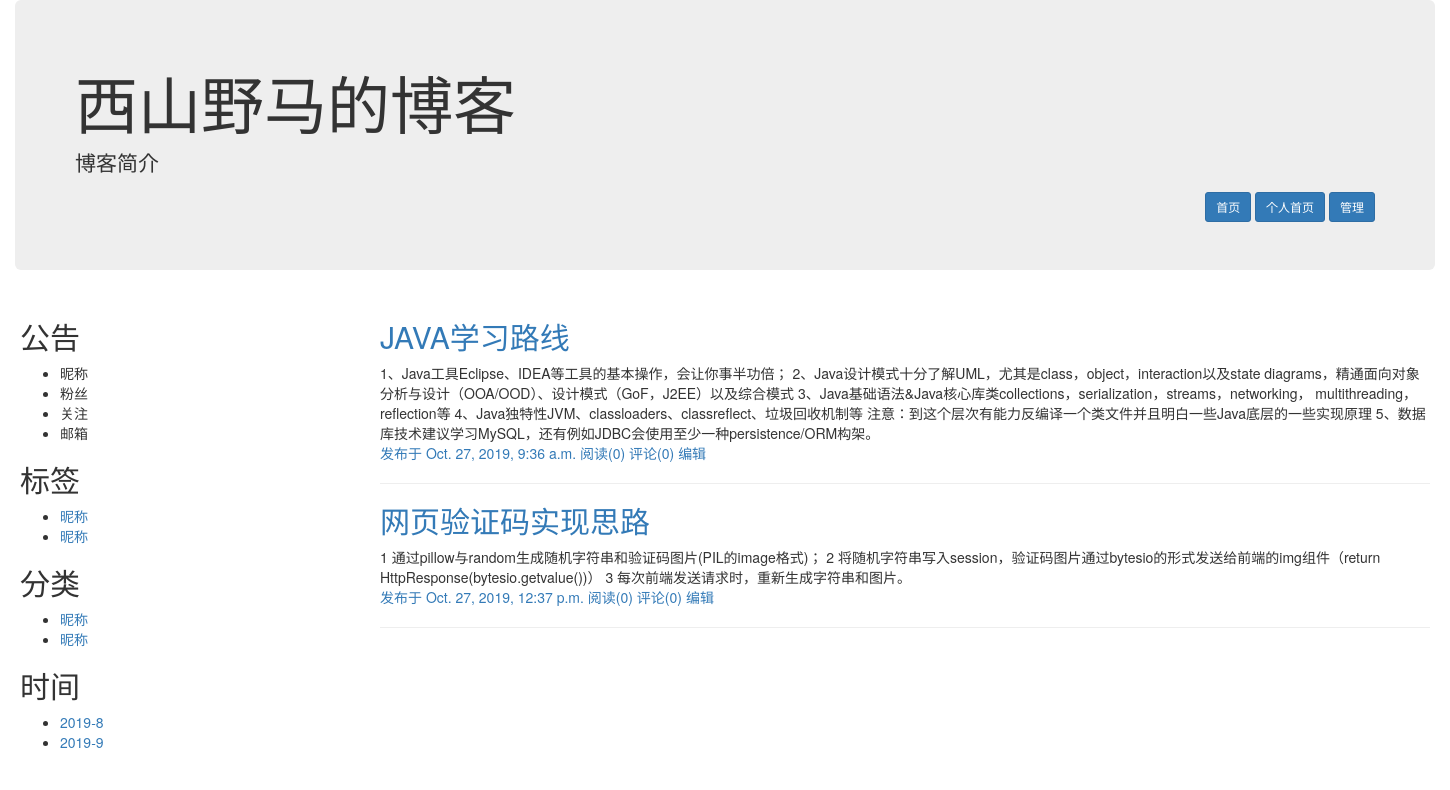
/alex.html/, run on the app's committed database.
### repository/models.py (models this page shows, shortened)
class Blog(models.Model):
	theme_type = [('blue',"蓝色"),('red',"红色"),('green',"绿色")]
	bid = models.AutoField(primary_key=True,verbose_name="博客id")
	theme = models.CharField(choices=theme_type,max_length=10,verbose_name="主题类型")
	title = models.CharField(max_length=255,verbose_name="博客标题")
	summary = models.TextField(verbose_name="博客简介",null=True,blank=True)
	user = models.OneToOneField(to=User,on_delete=models.CASCADE)
	class Meta:
		verbose_name_plural = "博客信息"

class Article(models.Model):
	article_type = [(1,"Python"),(2,"Java"),(3,"Django"),(4,"JavaScript"),(5,"五彩缤纷")]
	title = models.CharField(max_length=255,verbose_name='文章标题')
	author = models.ForeignKey(to=User,on_delete=models.CASCADE,verbose_name="作者")
	summary = models.TextField(verbose_name='文字简介')
	ctime = models.DateTimeField(auto_now_add=True,verbose_name="创建时间")
	text = models.OneToOneField(to=ArticleDetial,on_delete=models.CASCADE,verbose_name="文章正文")
	type_id = models.IntegerField(verbose_name='文章类型',choices=article_type,)
	class Meta:
		verbose_name_plural = '文章列表'

class ArticleDetial(models.Model):
	text = models.TextField(verbose_name="文章正文")
	class Meta:
		verbose_name_plural = '文章正文'

### web/views.py (the view)
# urls.py: path('<str:blog>.html/',views.blog,name = "blog"),
def blog(request,blog):
	user_obj = models.User.objects.filter(account=blog).all().first()
	blog_obj = models.Blog.objects.filter(user__account=blog).all().first()
	caption_obj = models.Caption.objects.filter(blog__user__account=blog)
	article_obj = models.Article.objects.filter(author__account=blog)
	return render(request,'blog.html',locals())

### templates/blog.html (shortened to what this page needs)
<!DOCTYPE html>
<html lang="en">
<head>
    <link rel="stylesheet" href="/static/plugins/bootstrap-3.3.7-dist/css/bootstrap.css">
</head>
<body>
<div class="container-fluid">
    <div class="jumbotron">
        <h1>{{ blog_obj.title }}</h1>
        <p>博客简介</p>
        <div class="text-right">
            <a class="btn btn-primary btn-sm" href="#" role="button">首页</a>
            <a class="btn btn-primary btn-sm" href="#" role="button">个人首页</a>
            <a class="btn btn-primary btn-sm" href="#" role="button">管理</a>
        </div>
    </div>
</div>
<div class="container" style="width: 1440px">
    <div class="row">
        <div class="col-sm-3">
            <div class="person_info">
                <h2>公告</h2>
                <ul>
                    <li>昵称</li>
                    <li>粉丝</li>
                    <li>关注</li>
                    <li>邮箱</li>
                </ul>
            </div>
            <div class="caption_list">
                <h2>标签</h2>
                <ul>
                    <li><a href="">昵称</a></li>
                    <li><a href="">昵称</a></li>
                </ul>
            </div>
            <div class="classify_list">
                <h2>分类</h2>
                <ul>
                    <li><a href="">昵称</a></li>
                    <li><a href="">昵称</a></li>
                </ul>
            </div>
            <div class="date">
                <h2>时间</h2>
                <ul>
                    <li><a href="">2019-8</a></li>
                    <li><a href="">2019-9</a></li>
                </ul>
            </div>
        </div>
        <div class="col-sm-9 article">
            {% for article in article_obj %}
                <div class="article_box">
                    <div class="article_title"><a href="{% url "get_article" blog=user_obj.account article_id=article.id %}"><h2>{{ article.title }}</h2></a></div>
                    <div class="article_detail">{{ article.text.text }}</div>
                    <a class="article_ctime">发布于 {{ article.ctime }}</a>
                    <a class="read_count">阅读({{ article.perference_set.count }})</a>
                    <a class="comment_count">评论({{ article.comment_set.count }})</a>
                    <a href="">编辑</a>
                    <hr>
                </div>
            {% endfor %}
        </div>
    </div>
</div>
</body>
</html>

### data on the page
Blog: title "西山野马的博客"
Article: title "JAVA学习路线", text.text "1、Java工具Eclipse、IDEA等工具的基本操作，会让你事半功倍； 2、Java设计模式十分了解UML，尤其是class，object，interaction以及state diagrams，精通面向对象分析与设计（OOA/OOD）、设计模式（GoF，J2EE）以及综合模式 3、Java基础语法&Java核心库类collections，serialization，streams，networking， multithreading，reflection等 4、Java独特性JVM、classloaders、classreflect、垃圾回收机制等 注意：到这个层次有能力反编译一个类文件并且明白一些Java底层的一些实现原理 5、数据库技术建议学习MySQL，还有例如JDBC会使用至少一种persistence/ORM构架。", ctime "Oct. 27, 2019, 9:36 a.m.", perference_set.count "0", comment_set.count "0"
Article: title "网页验证码实现思路", text.text "1 通过pillow与random生成随机字符串和验证码图片(PIL的image格式)； 2 将随机字符串写入session，验证码图片通过bytesio的形式发送给前端的img组件（return HttpResponse(bytesio.getvalue())） 3 每次前端发送请求时，重新生成字符串和图片。", ctime "Oct. 27, 2019, 12:37 p.m.", perference_set.count "0", comment_set.count "0"
